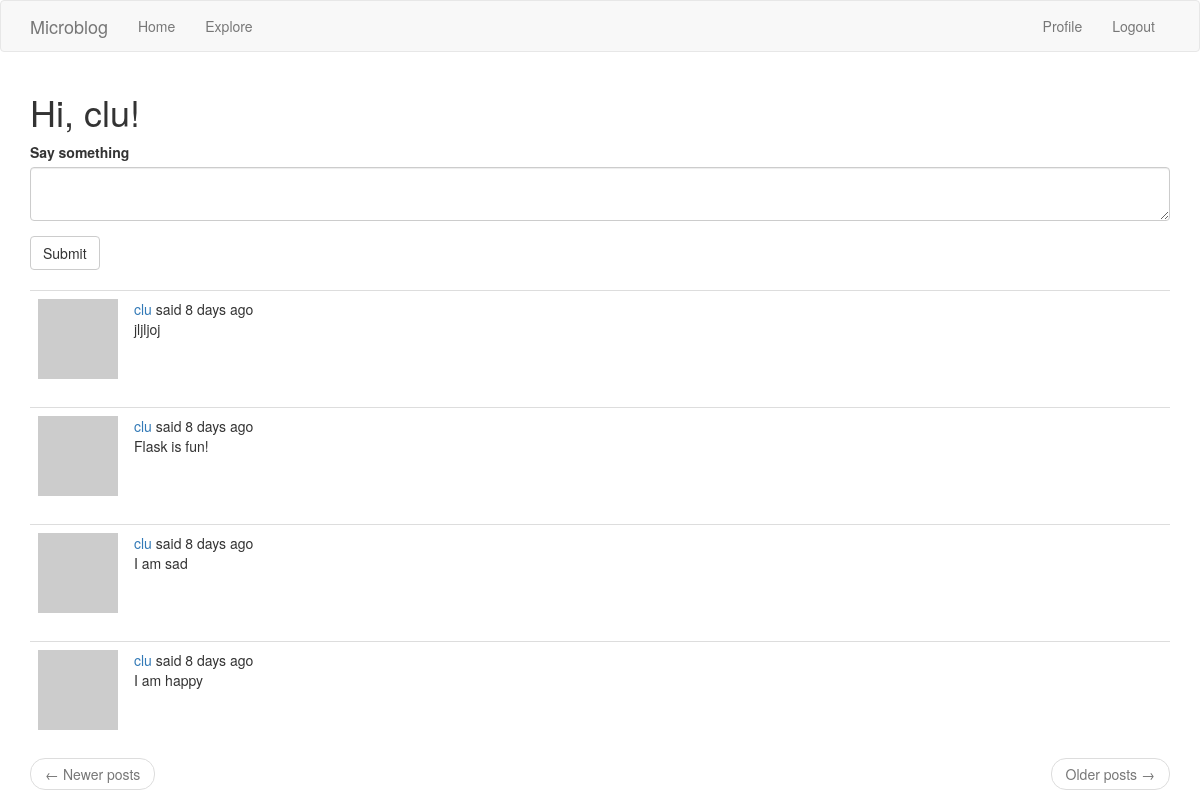
Before: /index (signed in) with the older database file.
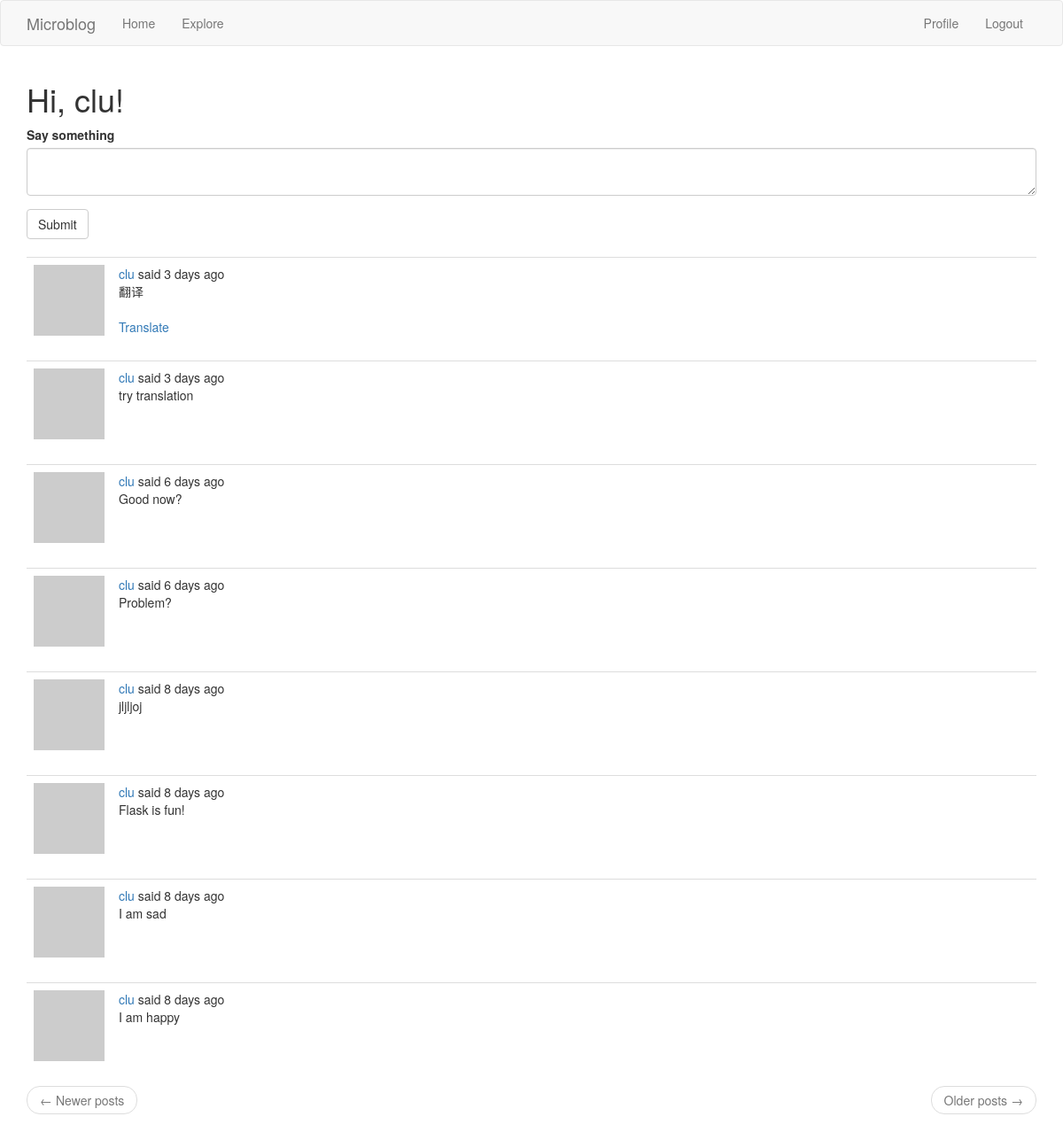
After: the same page with the newer database file.
### blogApp/models.py (models this page shows, shortened)
class Post(db.Model):
    id = db.Column(db.Integer, primary_key=True)
    body = db.Column(db.String(140))
    timestamp = db.Column(db.DateTime, index=True, default=datetime.utcnow) # timestamp index post so can retrieve them in  chronological order.
    user_id = db.Column(db.Integer, db.ForeignKey('user.id'))
    language = db.Column(db.String(5))

### blogApp/routes.py (the view, shortened to what this page needs)
@app.route('/',  methods=['GET', 'POST'])
@app.route('/index',  methods=['GET', 'POST'])
@login_required
def index():
    form = PostForm()
    page = request.args.get('page', 1, type=int)
    posts = current_user.followed_posts().paginate(
        page, app.config['POSTS_PER_PAGE'], False)
    next_url = url_for('index', page=posts.next_num) \
        if posts.has_next else None
    prev_url = url_for('index', page=posts.prev_num) \
        if posts.has_prev else None
    return render_template('index.html', title='Home', form=form,
                           posts=posts.items, next_url=next_url,
                           prev_url=prev_url)

### blogApp/forms.py
class PostForm(FlaskForm):
    post = TextAreaField(_l('Say something'), validators=[DataRequired(), Length(min=1, max=140)])
    submit = SubmitField(_l('Submit'))

### blogApp/models.py (called while the page is built)
@login.user_loader
def load_user(id):
    return User.query.get(int(id))

  def avatar(self, size):
    digest = md5(self.email.lower().encode('utf-8')).hexdigest()
    return 'https://www.gravatar.com/avatar/{}?d=identicon&s={}'.format(digest, size)

  def followed_posts(self):
    followed = Post.query.join(
      followers, (followers.c.followed_id == Post.user_id)).filter(
        followers.c.follower_id == self.id)
    own = Post.query.filter_by(user_id=self.id)
    return followed.union(own).order_by(Post.timestamp.desc())

### blogApp/routes.py (called while the page is built)
@app.before_request
def before_request():
  if current_user.is_authenticated:
    current_user.last_seen = datetime.utcnow()
    db.session.commit()
    g.locale = str(get_locale())

### blogApp/templates/index.html
{% extends "base.html" %}
{% import 'bootstrap/wtf.html' as wtf %}
{% block app_content %}
    <h1>{{ _('Hi, %(username)s!', username=current_user.username) }}</h1>
    {% if form %}
    {{wtf.quick_form(form)}}
     <br>
    {% endif %}
    {% for post in posts %}
        {% include '_post.html' %}
    {% endfor %}
     <nav aria-label="...">
        <ul class="pager">
            <li class="previous{% if not prev_url %} disabled{% endif %}">
                <a href="{{ prev_url or '#' }}">
                    <span aria-hidden="true">&larr;</span> {{ _('Newer posts')}}
                </a>
            </li>
            <li class="next{% if not next_url %} disabled{% endif %}">
                <a href="{{ next_url or '#' }}">
                    {{ _('Older posts')}} <span aria-hidden="true">&rarr;</span>
                </a>
            </li>
        </ul>
    </nav>
{% endblock %}

### blogApp/templates/_post.html (shortened to what this page needs)
    <table class="table table-hover">
        <tr>
            <td width="70px">
                <a href="{{ url_for('user', username=post.author.username) }}">
                    <img src="{{ post.author.avatar(70) }}" />
                </a>
            </td>
            <td>
                {{ _('%(username)s said %(when)s',
                    username=user_link, when=moment(post.timestamp).fromNow()) }}
                <br>
                <span id="post{{ post.id }}">{{ post.body }}</span>
                {% if post.language and post.language != g.locale %}
                <br><br>
                <span id="translation{{ post.id }}">
                    <a href="javascript:translate(
                                '#post{{ post.id }}',
                                '#translation{{ post.id }}',
                                '{{ post.language }}',
                                '{{ g.locale }}');">{{ _('Translate') }}</a>
                </span>
                {% endif %}
            </td>
        </tr>
    </table>

Changed rows visible on the page:
added Post: body "翻译"
added Post: body "try translation"
added Post: body "Good now?"
added Post: body "Problem?"
